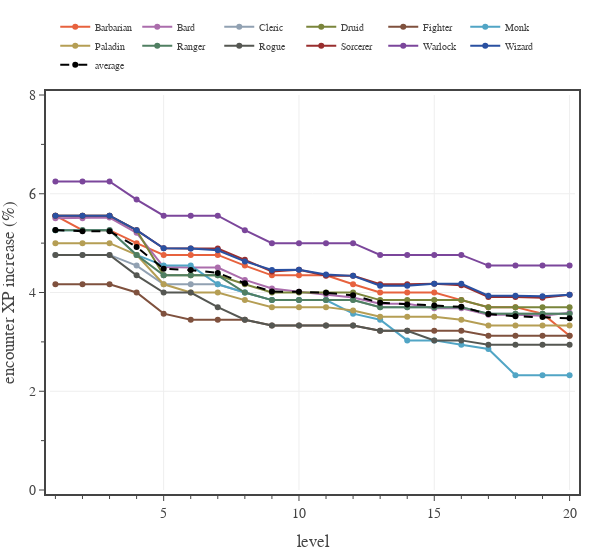

The code cell stored with this chart in its notebook:
### Code cell
# Plots XP increase - +1 Attack Bonus
pc_data_file = f'./pc data - BL Medium 2 short rests.json'
with open(pc_data_file, 'r') as fin:
    pc_data0 = json.load(fin)

# create figure
fig = go.Figure(
    layout=go.Layout(
        template=TFB_TEMPLATE,
        xaxis=dict(
            title_text='level',
            range=[0.8, 20.2],
            tick0=0, dtick=5,
            minor=dict(tick0=0, dtick=1),
        ),
        yaxis=dict(
            fixedrange=False,
            #title_text='$(\AB + \AC - 2)^{-1}\ (\%)$',
            title_text='encounter XP increase (%)',
            range=[0, 8],
            tick0=0, dtick=2,
            minor=dict(tick0=0, dtick=1),
        ),
    )
)

# plot data
levels = np.array(range(1,21,1))
ymean = np.zeros(20)
for pc in pc_data0:
    y = np.array([1/(x['armor class'] + x['attack bonus'] - 2) for x in pc_data0[pc]])
    ymean += y
    fig.add_trace(go.Scatter(
        x=levels, 
        y=100*y,
        mode='lines+markers', 
        line={'color': PC_CLASSES[pc]['color']},
        unselected=dict(marker=dict(opacity=0.0)),
        name=pc,
        hovertemplate=
            '<b>'+pc+'</b><br>'+
            'level %{x}<br>'+
            'XP increase %{y:.1f}%'+
            '<extra></extra>'
    ))

ymean /= len(pc_data0)
fig.add_trace(go.Scatter(
    x=levels, 
    y=100*ymean,
    mode='lines+markers', 
    line={'color': 'black', 'dash': 'dash'},
    unselected=dict(marker=dict(opacity=0.0)),
    name='average',
    hovertemplate=
        '<b>Average</b><br>'+
        'level %{x}<br>'+
        'XP increase %{y:.1f}%'+
        '<extra></extra>'
))
print(f'{np.mean(ymean):.2%}')

# show figure
fig.update_layout(width=600, height=550)
fig.show(config=TFB_CONFIG)

# save figures
if SAVEFIGS:
    fig.update_layout(autosize=True, width=None, height=None)
    save_fig_html(fig, format='large', name=f'./fig-encounter-xp-generic-bonus-large', style='aspect-ratio:600/550')
    save_fig_html(fig, format='small', name=f'./fig-encounter-xp-generic-bonus-small', style='aspect-ratio:600/600')
    pass

### Figure 1 — Plotly figure (JSON) as saved in the notebook; plotly's stock layout.template omitted (floating-point values rounded to 4 significant figures)
{"data": [{"hovertemplate": "<b>Barbarian</b><br>level %{x}<br>XP increase %{y:.1f}%<extra></extra>", "line": {"color": "#E7623E"}, "mode": "lines+markers", "name": "Barbarian", "type": "scatter", "unselected": {"marker": {"opacity": 0}}, "x": [1, 2, 3, 4, 5, 6, 7, 8, 9, 10, 11, 12, 13, 14, 15, 16, 17, 18, 19, 20], "y": [5.556, 5.263, 5.263, 5, 4.762, 4.762, 4.762, 4.545, 4.348, 4.348, 4.348, 4.167, 4, 4, 4, 3.846, 3.704, 3.704, 3.571, 3.125]}, {"hovertemplate": "<b>Bard</b><br>level %{x}<br>XP increase %{y:.1f}%<extra></extra>", "line": {"color": "#AB6DAC"}, "mode": "lines+markers", "name": "Bard", "type": "scatter", "unselected": {"marker": {"opacity": 0}}, "x": [1, 2, 3, 4, 5, 6, 7, 8, 9, 10, 11, 12, 13, 14, 15, 16, 17, 18, 19, 20], "y": [5.505, 5.505, 5.517, 5.208, 4.516, 4.505, 4.505, 4.255, 4.082, 4.015, 3.96, 3.899, 3.774, 3.774, 3.682, 3.682, 3.551, 3.551, 3.529, 3.59]}, {"hovertemplate": "<b>Cleric</b><br>level %{x}<br>XP increase %{y:.1f}%<extra></extra>", "line": {"color": "#91A1B2"}, "mode": "lines+markers", "name": "Cleric", "type": "scatter", "unselected": {"marker": {"opacity": 0}}, "x": [1, 2, 3, 4, 5, 6, 7, 8, 9, 10, 11, 12, 13, 14, 15, 16, 17, 18, 19, 20], "y": [4.762, 4.762, 4.762, 4.545, 4.167, 4.167, 4.167, 4, 3.846, 3.846, 3.846, 3.846, 3.704, 3.704, 3.704, 3.704, 3.571, 3.571, 3.571, 3.571]}, {"hovertemplate": "<b>Druid</b><br>level %{x}<br>XP increase %{y:.1f}%<extra></extra>", "line": {"color": "#7A853B"}, "mode": "lines+markers", "name": "Druid", "type": "scatter", "unselected": {"marker": {"opacity": 0}}, "x": [1, 2, 3, 4, 5, 6, 7, 8, 9, 10, 11, 12, 13, 14, 15, 16, 17, 18, 19, 20], "y": [5.556, 5.556, 5.556, 5.263, 4.348, 4.348, 4.348, 4.167, 4, 4, 4, 4, 3.846, 3.846, 3.846, 3.846, 3.704, 3.704, 3.704, 3.704]}, {"hovertemplate": "<b>Fighter</b><br>level %{x}<br>XP increase %{y:.1f}%<extra></extra>", "line": {"color": "#7F513E"}, "mode": "lines+markers", "name": "Fighter", "type": "scatter", "unselected": {"marker": {"opacity": 0}}, "x": [1, 2, 3, 4, 5, 6, 7, 8, 9, 10, 11, 12, 13, 14, 15, 16, 17, 18, 19, 20], "y": [4.167, 4.167, 4.167, 4, 3.571, 3.448, 3.448, 3.448, 3.333, 3.333, 3.333, 3.333, 3.226, 3.226, 3.226, 3.226, 3.125, 3.125, 3.125, 3.125]}, {"hovertemplate": "<b>Monk</b><br>level %{x}<br>XP increase %{y:.1f}%<extra></extra>", "line": {"color": "#51A5C5"}, "mode": "lines+markers", "name": "Monk", "type": "scatter", "unselected": {"marker": {"opacity": 0}}, "x": [1, 2, 3, 4, 5, 6, 7, 8, 9, 10, 11, 12, 13, 14, 15, 16, 17, 18, 19, 20], "y": [5.263, 5.263, 5.263, 4.762, 4.545, 4.545, 4.167, 4, 3.846, 3.846, 3.846, 3.571, 3.448, 3.03, 3.03, 2.941, 2.857, 2.326, 2.326, 2.326]}, {"hovertemplate": "<b>Paladin</b><br>level %{x}<br>XP increase %{y:.1f}%<extra></extra>", "line": {"color": "#B59E54"}, "mode": "lines+markers", "name": "Paladin", "type": "scatter", "unselected": {"marker": {"opacity": 0}}, "x": [1, 2, 3, 4, 5, 6, 7, 8, 9, 10, 11, 12, 13, 14, 15, 16, 17, 18, 19, 20], "y": [5, 5, 5, 4.762, 4.167, 4, 4, 3.846, 3.704, 3.704, 3.704, 3.636, 3.509, 3.509, 3.509, 3.448, 3.333, 3.333, 3.333, 3.333]}, {"hovertemplate": "<b>Ranger</b><br>level %{x}<br>XP increase %{y:.1f}%<extra></extra>", "line": {"color": "#507F62"}, "mode": "lines+markers", "name": "Ranger", "type": "scatter", "unselected": {"marker": {"opacity": 0}}, "x": [1, 2, 3, 4, 5, 6, 7, 8, 9, 10, 11, 12, 13, 14, 15, 16, 17, 18, 19, 20], "y": [5.263, 5.263, 5.263, 4.762, 4.348, 4.348, 4.348, 4, 3.846, 3.846, 3.846, 3.846, 3.704, 3.704, 3.704, 3.704, 3.571, 3.571, 3.571, 3.571]}, {"hovertemplate": "<b>Rogue</b><br>level %{x}<br>XP increase %{y:.1f}%<extra></extra>", "line": {"color": "#555752"}, "mode": "lines+markers", "name": "Rogue", "type": "scatter", "unselected": {"marker": {"opacity": 0}}, "x": [1, 2, 3, 4, 5, 6, 7, 8, 9, 10, 11, 12, 13, 14, 15, 16, 17, 18, 19, 20], "y": [4.762, 4.762, 4.762, 4.348, 4, 4, 3.704, 3.448, 3.333, 3.333, 3.333, 3.333, 3.226, 3.226, 3.03, 3.03, 2.941, 2.941, 2.941, 2.941]}, {"hovertemplate": "<b>Sorcerer</b><br>level %{x}<br>XP increase %{y:.1f}%<extra></extra>", "line": {"color": "#992E2E"}, "mode": "lines+markers", "name": "Sorcerer", "type": "scatter", "unselected": {"marker": {"opacity": 0}}, "x": [1, 2, 3, 4, 5, 6, 7, 8, 9, 10, 11, 12, 13, 14, 15, 16, 17, 18, 19, 20], "y": [5.556, 5.556, 5.556, 5.263, 4.895, 4.89, 4.89, 4.662, 4.425, 4.462, 4.338, 4.337, 4.167, 4.167, 4.176, 4.148, 3.909, 3.909, 3.896, 3.955]}, {"hovertemplate": "<b>Warlock</b><br>level %{x}<br>XP increase %{y:.1f}%<extra></extra>", "line": {"color": "#7B469B"}, "mode": "lines+markers", "name": "Warlock", "type": "scatter", "unselected": {"marker": {"opacity": 0}}, "x": [1, 2, 3, 4, 5, 6, 7, 8, 9, 10, 11, 12, 13, 14, 15, 16, 17, 18, 19, 20], "y": [6.25, 6.25, 6.25, 5.882, 5.556, 5.556, 5.556, 5.263, 5, 5, 5, 5, 4.762, 4.762, 4.762, 4.762, 4.545, 4.545, 4.545, 4.545]}, {"hovertemplate": "<b>Wizard</b><br>level %{x}<br>XP increase %{y:.1f}%<extra></extra>", "line": {"color": "#2A50A1"}, "mode": "lines+markers", "name": "Wizard", "type": "scatter", "unselected": {"marker": {"opacity": 0}}, "x": [1, 2, 3, 4, 5, 6, 7, 8, 9, 10, 11, 12, 13, 14, 15, 16, 17, 18, 19, 20], "y": [5.556, 5.556, 5.556, 5.263, 4.895, 4.89, 4.854, 4.63, 4.454, 4.462, 4.367, 4.337, 4.138, 4.138, 4.176, 4.176, 3.934, 3.934, 3.922, 3.955]}, {"hovertemplate": "<b>Average</b><br>level %{x}<br>XP increase %{y:.1f}%<extra></extra>", "line": {"color": "black", "dash": "dash"}, "mode": "lines+markers", "name": "average", "type": "scatter", "unselected": {"marker": {"opacity": 0}}, "x": [1, 2, 3, 4, 5, 6, 7, 8, 9, 10, 11, 12, 13, 14, 15, 16, 17, 18, 19, 20], "y": [5.266, 5.242, 5.243, 4.922, 4.481, 4.455, 4.396, 4.189, 4.018, 4.016, 3.994, 3.942, 3.792, 3.757, 3.737, 3.709, 3.562, 3.518, 3.503, 3.478]}], "layout": {"height": 550, "width": 600, "xaxis": {"dtick": 5, "minor": {"dtick": 1, "tick0": 0}, "range": [0.8, 20.2], "tick0": 0, "title": {"text": "level"}}, "yaxis": {"dtick": 2, "fixedrange": false, "minor": {"dtick": 1, "tick0": 0}, "range": [0, 8], "tick0": 0, "title": {"text": "encounter XP increase (%)"}}}}
